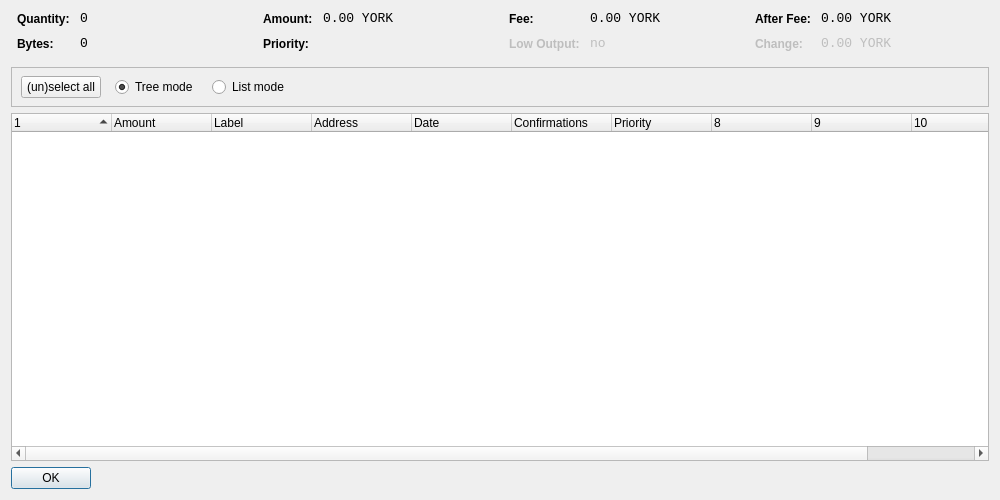
<?xml version="1.0" encoding="UTF-8"?>
<ui version="4.0">
 <class>CoinControlDialog</class>
 <widget class="QDialog" name="CoinControlDialog">
  <property name="geometry">
   <rect>
    <x>0</x>
    <y>0</y>
    <width>1000</width>
    <height>500</height>
   </rect>
  </property>
  <property name="windowTitle">
   <string>Coin Control</string>
  </property>
  <layout class="QVBoxLayout" name="verticalLayout">
   <item>
    <layout class="QHBoxLayout" name="horizontalLayoutTop" stretch="0,0,0,0">
     <property name="topMargin">
      <number>0</number>
     </property>
     <property name="bottomMargin">
      <number>10</number>
     </property>
     <item>
      <layout class="QFormLayout" name="formLayoutCoinControl1">
       <property name="horizontalSpacing">
        <number>10</number>
       </property>
       <property name="verticalSpacing">
        <number>10</number>
       </property>
       <property name="leftMargin">
        <number>6</number>
       </property>
       <property name="rightMargin">
        <number>6</number>
       </property>
       <item row="0" column="0">
        <widget class="QLabel" name="labelCoinControlQuantityText">
         <property name="styleSheet">
          <string notr="true">font-weight:bold;</string>
         </property>
         <property name="text">
          <string>Quantity:</string>
         </property>
        </widget>
       </item>
       <item row="0" column="1">
        <widget class="QLabel" name="labelCoinControlQuantity">
         <property name="font">
          <font>
           <family>Monospace</family>
           <pointsize>10</pointsize>
          </font>
         </property>
         <property name="cursor">
          <cursorShape>IBeamCursor</cursorShape>
         </property>
         <property name="contextMenuPolicy">
          <enum>Qt::ActionsContextMenu</enum>
         </property>
         <property name="text">
          <string notr="true">0</string>
         </property>
         <property name="textInteractionFlags">
          <set>Qt::LinksAccessibleByMouse|Qt::TextSelectableByKeyboard|Qt::TextSelectableByMouse</set>
         </property>
        </widget>
       </item>
       <item row="1" column="0">
        <widget class="QLabel" name="labelCoinControlBytesText">
         <property name="styleSheet">
          <string notr="true">font-weight:bold;</string>
         </property>
         <property name="text">
          <string>Bytes:</string>
         </property>
        </widget>
       </item>
       <item row="1" column="1">
        <widget class="QLabel" name="labelCoinControlBytes">
         <property name="font">
          <font>
           <family>Monospace</family>
           <pointsize>10</pointsize>
          </font>
         </property>
         <property name="cursor">
          <cursorShape>IBeamCursor</cursorShape>
         </property>
         <property name="contextMenuPolicy">
          <enum>Qt::ActionsContextMenu</enum>
         </property>
         <property name="text">
          <string notr="true">0</string>
         </property>
         <property name="textInteractionFlags">
          <set>Qt::LinksAccessibleByMouse|Qt::TextSelectableByKeyboard|Qt::TextSelectableByMouse</set>
         </property>
        </widget>
       </item>
      </layout>
     </item>
     <item>
      <layout class="QFormLayout" name="formLayoutCoinControl2">
       <property name="horizontalSpacing">
        <number>10</number>
       </property>
       <property name="verticalSpacing">
        <number>10</number>
       </property>
       <property name="leftMargin">
        <number>6</number>
       </property>
       <property name="rightMargin">
        <number>6</number>
       </property>
       <item row="0" column="0">
        <widget class="QLabel" name="labelCoinControlAmountText">
         <property name="styleSheet">
          <string notr="true">font-weight:bold;</string>
         </property>
         <property name="text">
          <string>Amount:</string>
         </property>
        </widget>
       </item>
       <item row="0" column="1">
        <widget class="QLabel" name="labelCoinControlAmount">
         <property name="font">
          <font>
           <family>Monospace</family>
           <pointsize>10</pointsize>
          </font>
         </property>
         <property name="cursor">
          <cursorShape>IBeamCursor</cursorShape>
         </property>
         <property name="contextMenuPolicy">
          <enum>Qt::ActionsContextMenu</enum>
         </property>
         <property name="text">
          <string notr="true">0.00 YORK</string>
         </property>
         <property name="textInteractionFlags">
          <set>Qt::LinksAccessibleByMouse|Qt::TextSelectableByKeyboard|Qt::TextSelectableByMouse</set>
         </property>
        </widget>
       </item>
       <item row="1" column="0">
        <widget class="QLabel" name="labelCoinControlPriorityText">
         <property name="styleSheet">
          <string notr="true">font-weight:bold;</string>
         </property>
         <property name="text">
          <string>Priority:</string>
         </property>
        </widget>
       </item>
       <item row="1" column="1">
        <widget class="QLabel" name="labelCoinControlPriority">
         <property name="font">
          <font>
           <family>Monospace</family>
           <pointsize>10</pointsize>
          </font>
         </property>
         <property name="cursor">
          <cursorShape>IBeamCursor</cursorShape>
         </property>
         <property name="contextMenuPolicy">
          <enum>Qt::ActionsContextMenu</enum>
         </property>
         <property name="text">
          <string/>
         </property>
         <property name="textInteractionFlags">
          <set>Qt::LinksAccessibleByMouse|Qt::TextSelectableByKeyboard|Qt::TextSelectableByMouse</set>
         </property>
        </widget>
       </item>
      </layout>
     </item>
     <item>
      <layout class="QFormLayout" name="formLayoutCoinControl3">
       <property name="horizontalSpacing">
        <number>10</number>
       </property>
       <property name="verticalSpacing">
        <number>10</number>
       </property>
       <property name="leftMargin">
        <number>6</number>
       </property>
       <property name="rightMargin">
        <number>6</number>
       </property>
       <item row="0" column="0">
        <widget class="QLabel" name="labelCoinControlFeeText">
         <property name="styleSheet">
          <string notr="true">font-weight:bold;</string>
         </property>
         <property name="text">
          <string>Fee:</string>
         </property>
        </widget>
       </item>
       <item row="0" column="1">
        <widget class="QLabel" name="labelCoinControlFee">
         <property name="font">
          <font>
           <family>Monospace</family>
           <pointsize>10</pointsize>
          </font>
         </property>
         <property name="cursor">
          <cursorShape>IBeamCursor</cursorShape>
         </property>
         <property name="contextMenuPolicy">
          <enum>Qt::ActionsContextMenu</enum>
         </property>
         <property name="text">
          <string notr="true">0.00 YORK</string>
         </property>
         <property name="textInteractionFlags">
          <set>Qt::LinksAccessibleByMouse|Qt::TextSelectableByKeyboard|Qt::TextSelectableByMouse</set>
         </property>
        </widget>
       </item>
       <item row="1" column="0">
        <widget class="QLabel" name="labelCoinControlLowOutputText">
         <property name="enabled">
          <bool>false</bool>
         </property>
         <property name="styleSheet">
          <string notr="true">font-weight:bold;</string>
         </property>
         <property name="text">
          <string>Low Output:</string>
         </property>
        </widget>
       </item>
       <item row="1" column="1">
        <widget class="QLabel" name="labelCoinControlLowOutput">
         <property name="enabled">
          <bool>false</bool>
         </property>
         <property name="font">
          <font>
           <family>Monospace</family>
           <pointsize>10</pointsize>
          </font>
         </property>
         <property name="cursor">
          <cursorShape>IBeamCursor</cursorShape>
         </property>
         <property name="contextMenuPolicy">
          <enum>Qt::ActionsContextMenu</enum>
         </property>
         <property name="text">
          <string notr="true">no</string>
         </property>
         <property name="textInteractionFlags">
          <set>Qt::LinksAccessibleByMouse|Qt::TextSelectableByKeyboard|Qt::TextSelectableByMouse</set>
         </property>
        </widget>
       </item>
      </layout>
     </item>
     <item>
      <layout class="QFormLayout" name="formLayoutCoinControl4">
       <property name="horizontalSpacing">
        <number>10</number>
       </property>
       <property name="verticalSpacing">
        <number>10</number>
       </property>
       <property name="leftMargin">
        <number>6</number>
       </property>
       <property name="rightMargin">
        <number>6</number>
       </property>
       <item row="0" column="0">
        <widget class="QLabel" name="labelCoinControlAfterFeeText">
         <property name="styleSheet">
          <string notr="true">font-weight:bold;</string>
         </property>
         <property name="text">
          <string>After Fee:</string>
         </property>
        </widget>
       </item>
       <item row="0" column="1">
        <widget class="QLabel" name="labelCoinControlAfterFee">
         <property name="font">
          <font>
           <family>Monospace</family>
           <pointsize>10</pointsize>
          </font>
         </property>
         <property name="cursor">
          <cursorShape>IBeamCursor</cursorShape>
         </property>
         <property name="contextMenuPolicy">
          <enum>Qt::ActionsContextMenu</enum>
         </property>
         <property name="text">
          <string notr="true">0.00 YORK</string>
         </property>
         <property name="textInteractionFlags">
          <set>Qt::LinksAccessibleByMouse|Qt::TextSelectableByKeyboard|Qt::TextSelectableByMouse</set>
         </property>
        </widget>
       </item>
       <item row="1" column="0">
        <widget class="QLabel" name="labelCoinControlChangeText">
         <property name="enabled">
          <bool>false</bool>
         </property>
         <property name="styleSheet">
          <string notr="true">font-weight:bold;</string>
         </property>
         <property name="text">
          <string>Change:</string>
         </property>
        </widget>
       </item>
       <item row="1" column="1">
        <widget class="QLabel" name="labelCoinControlChange">
         <property name="enabled">
          <bool>false</bool>
         </property>
         <property name="font">
          <font>
           <family>Monospace</family>
           <pointsize>10</pointsize>
          </font>
         </property>
         <property name="cursor">
          <cursorShape>IBeamCursor</cursorShape>
         </property>
         <property name="contextMenuPolicy">
          <enum>Qt::ActionsContextMenu</enum>
         </property>
         <property name="text">
          <string notr="true">0.00 YORK</string>
         </property>
         <property name="textInteractionFlags">
          <set>Qt::LinksAccessibleByMouse|Qt::TextSelectableByKeyboard|Qt::TextSelectableByMouse</set>
         </property>
        </widget>
       </item>
      </layout>
     </item>
    </layout>
   </item>
   <item>
    <widget class="QFrame" name="frame">
     <property name="minimumSize">
      <size>
       <width>0</width>
       <height>40</height>
      </size>
     </property>
     <property name="frameShape">
      <enum>QFrame::StyledPanel</enum>
     </property>
     <property name="frameShadow">
      <enum>QFrame::Sunken</enum>
     </property>
     <widget class="QWidget" name="horizontalLayoutWidget">
      <property name="geometry">
       <rect>
        <x>10</x>
        <y>0</y>
        <width>781</width>
        <height>41</height>
       </rect>
      </property>
      <layout class="QHBoxLayout" name="horizontalLayoutPanel" stretch="0,0,0,0,0">
       <property name="spacing">
        <number>14</number>
       </property>
       <item>
        <widget class="QPushButton" name="pushButtonSelectAll">
         <property name="sizePolicy">
          <sizepolicy hsizetype="Maximum" vsizetype="Fixed">
           <horstretch>0</horstretch>
           <verstretch>0</verstretch>
          </sizepolicy>
         </property>
         <property name="text">
          <string>(un)select all</string>
         </property>
        </widget>
       </item>
       <item>
        <widget class="QRadioButton" name="radioTreeMode">
         <property name="sizePolicy">
          <sizepolicy hsizetype="Maximum" vsizetype="Fixed">
           <horstretch>0</horstretch>
           <verstretch>0</verstretch>
          </sizepolicy>
         </property>
         <property name="text">
          <string>Tree mode</string>
         </property>
         <property name="checked">
          <bool>true</bool>
         </property>
        </widget>
       </item>
       <item>
        <widget class="QRadioButton" name="radioListMode">
         <property name="sizePolicy">
          <sizepolicy hsizetype="Maximum" vsizetype="Fixed">
           <horstretch>0</horstretch>
           <verstretch>0</verstretch>
          </sizepolicy>
         </property>
         <property name="text">
          <string>List mode</string>
         </property>
        </widget>
       </item>
       <item>
        <spacer name="horizontalSpacer">
         <property name="orientation">
          <enum>Qt::Horizontal</enum>
         </property>
         <property name="sizeHint" stdset="0">
          <size>
           <width>40</width>
           <height>20</height>
          </size>
         </property>
        </spacer>
       </item>
      </layout>
     </widget>
    </widget>
   </item>
   <item>
    <widget class="CoinControlTreeWidget" name="treeWidget">
     <property name="contextMenuPolicy">
      <enum>Qt::CustomContextMenu</enum>
     </property>
     <property name="sortingEnabled">
      <bool>false</bool>
     </property>
     <property name="columnCount">
      <number>11</number>
     </property>
     <attribute name="headerShowSortIndicator" stdset="0">
      <bool>true</bool>
     </attribute>
     <attribute name="headerStretchLastSection">
      <bool>false</bool>
     </attribute>
     <column>
      <property name="text">
       <string/>
      </property>
     </column>
     <column>
      <property name="text">
       <string>Amount</string>
      </property>
     </column>
     <column>
      <property name="text">
       <string>Label</string>
      </property>
     </column>
     <column>
      <property name="text">
       <string>Address</string>
      </property>
     </column>
     <column>
      <property name="text">
       <string>Date</string>
      </property>
     </column>
     <column>
      <property name="text">
       <string>Confirmations</string>
      </property>
      <property name="toolTip">
       <string>Confirmed</string>
      </property>
     </column>
     <column>
      <property name="text">
       <string>Priority</string>
      </property>
     </column>
     <column>
      <property name="text">
       <string/>
      </property>
     </column>
     <column>
      <property name="text">
       <string/>
      </property>
     </column>
     <column>
      <property name="text">
       <string/>
      </property>
     </column>
     <column>
      <property name="text">
       <string/>
      </property>
     </column>
    </widget>
   </item>
   <item>
    <widget class="QDialogButtonBox" name="buttonBox">
     <property name="sizePolicy">
      <sizepolicy hsizetype="Maximum" vsizetype="Fixed">
       <horstretch>0</horstretch>
       <verstretch>0</verstretch>
      </sizepolicy>
     </property>
     <property name="orientation">
      <enum>Qt::Horizontal</enum>
     </property>
     <property name="standardButtons">
      <set>QDialogButtonBox::Ok</set>
     </property>
    </widget>
   </item>
  </layout>
 </widget>
 <customwidgets>
  <customwidget>
   <class>CoinControlTreeWidget</class>
   <extends>QTreeWidget</extends>
   <header>coincontroltreewidget.h</header>
  </customwidget>
 </customwidgets>
 <resources/>
 <connections/>
</ui>
